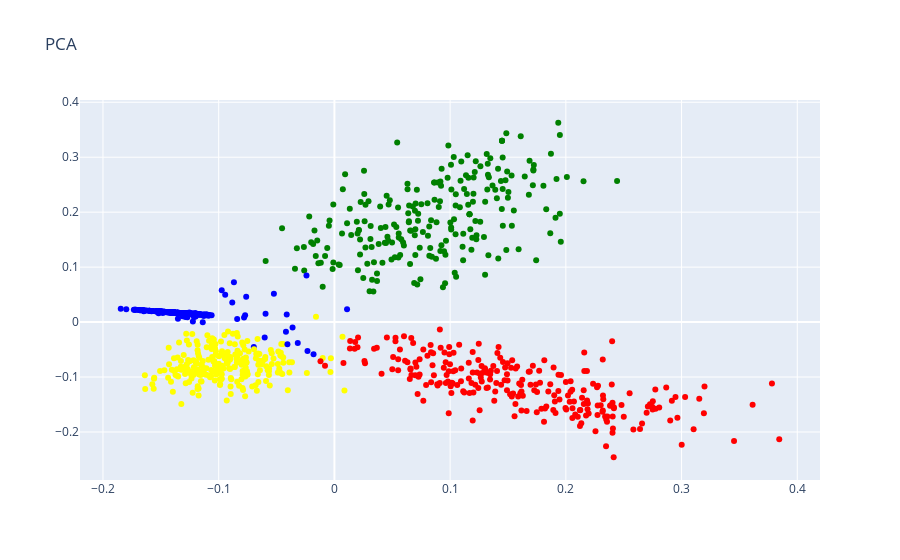

Source (notebook cell):
### Code cell
#El argumento n_components determina el número de componentes calculados. Si se indica None, se calculan todas las posibles (min(filas, columnas) - 1)
pca = PCA(n_components=2)

result = pca.fit_transform(tfidf_matrix)
result = pd.DataFrame(result)
result.columns = ['X', 'Y']
result['cluster'] = df.nombres_clusters.values
result['texto'] = df.Text.apply(lambda val: val[:140])

colorsIdx = {'Ruso': 'blue',
             'Español': 'yellow',
             'Portugués': 'green',
             'Francés': 'red'}

result['colores'] = result['cluster'].map(colorsIdx)


result.head()


trace = go.Scatter(x=result['X'].values,
                   y=result['Y'].values,
                   text=result['texto'].values,
                   mode='markers',
                   marker=dict(color=result['colores'].values)) 

layout = go.Layout(title="PCA")

fig = go.Figure(data=trace, layout=layout)
iplot(fig)

nuevo = ["El vecino de la profesora puso música esta tarde", 
         "Bom dia pessoal, o Brasil é o melhor pais do mundo",
         "La serie Game of Thrones ganó en los TV Awards of Los Angeles",
         "Bom dia meus caros amigos, buenos días mis queridos amigos"]
nuevo_trans = tfidf_vect.transform(nuevo)
[clusters[i] for i in model.predict(nuevo_trans)]

### Figure 1 — Plotly figure (JSON) as saved in the notebook; plotly's stock layout.template omitted (floating-point values rounded to 4 significant figures; data arrays with more than 128 entries replaced by an {"elided": "..."} marker saying what was removed)
{"data": [{"marker": {"color": {"elided": "1000 str values"}}, "mode": "markers", "text": {"elided": "1000 str values"}, "type": "scatter", "x": {"elided": "1000 float values"}, "y": {"elided": "1000 float values"}}], "layout": {"title": {"text": "PCA"}}}
